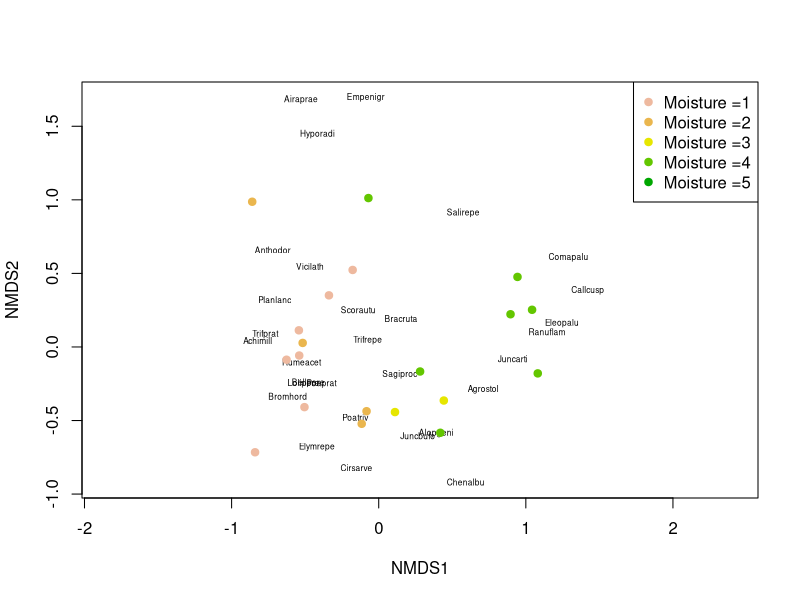
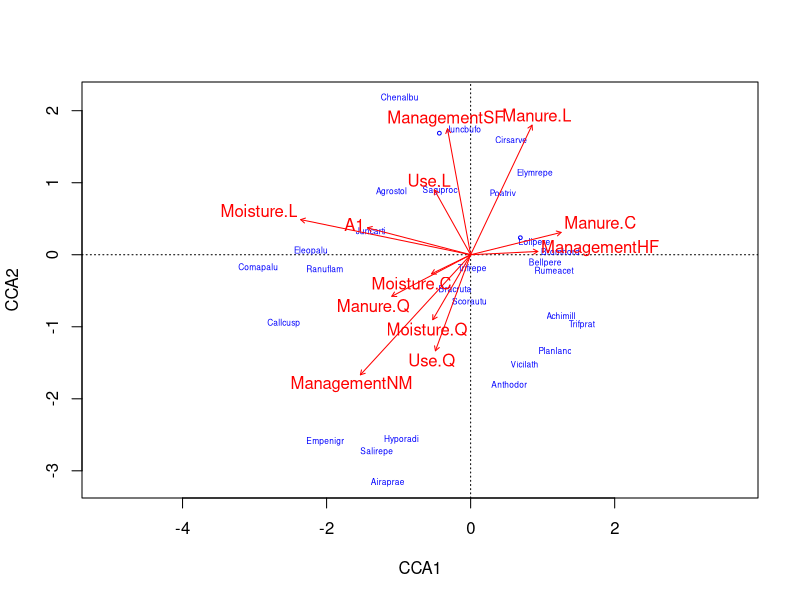
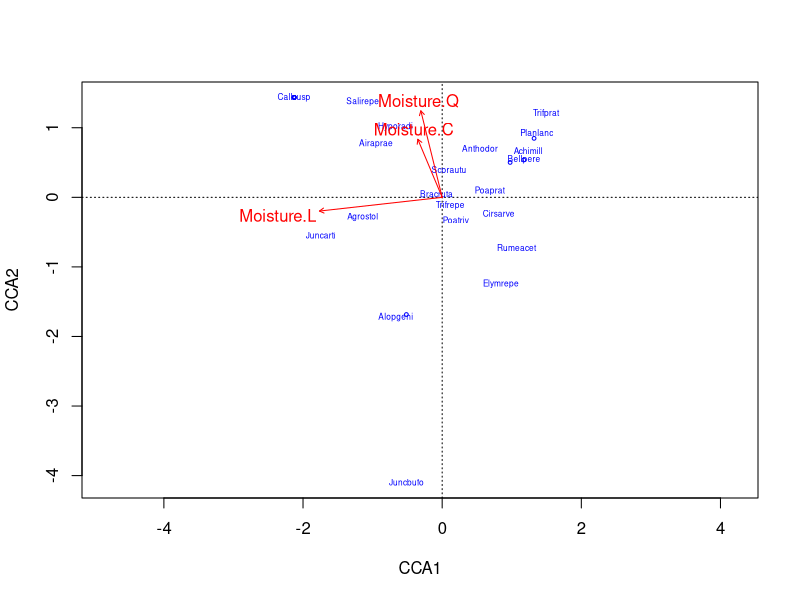
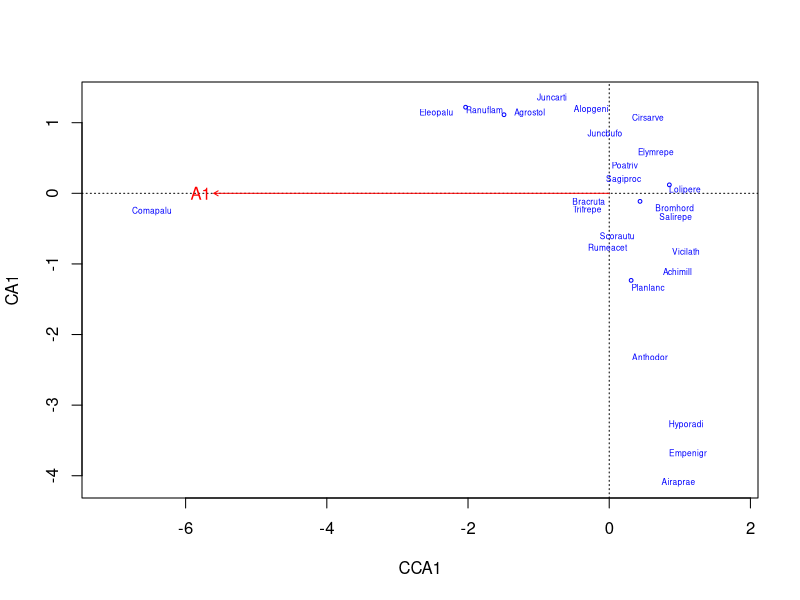
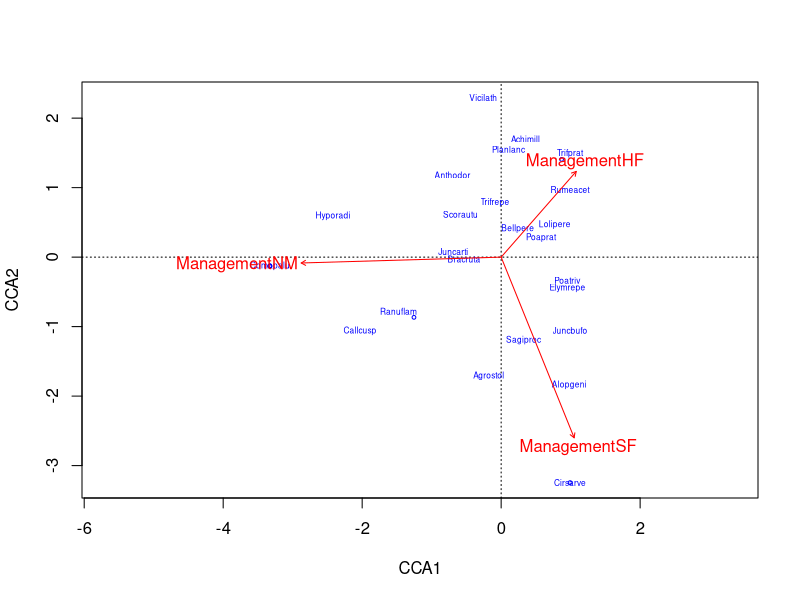
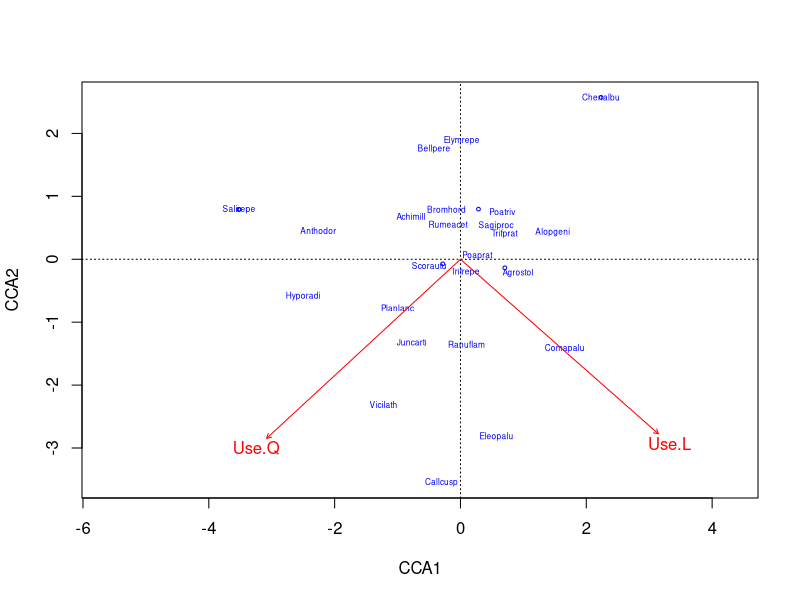
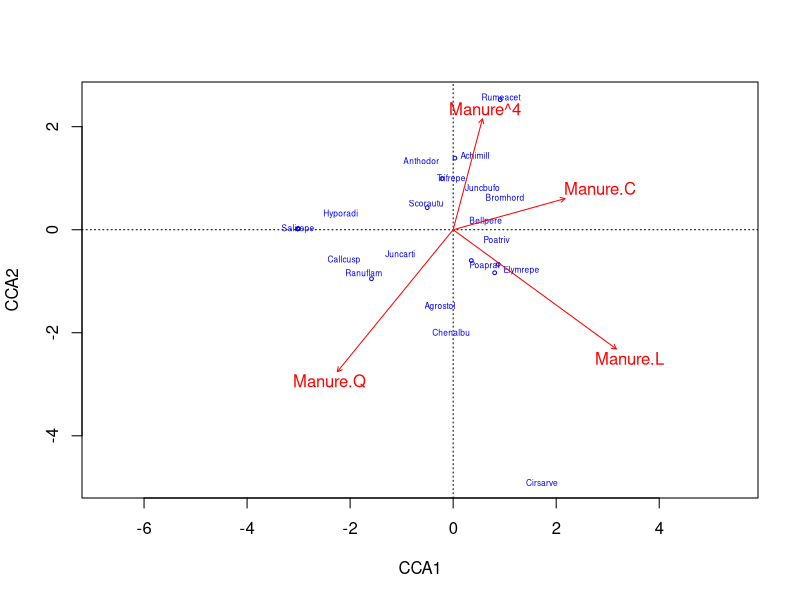

Source code (R) for these figures, in order:
## ---- chunk 1
library(vegan)
data(dune)
data(dune.env)
?dune
## ---- chunk 2
dune_mds = metaMDS(dune)
plot(dune_mds, type='n')
text(dune_mds, 'sp', cex=.5)
color_vect = rev(terrain.colors(6))[-1]
points(dune_mds, 'sites', pch=19, 
      col=color_vect[dune.env$Moisture])
legend('topright', paste("Moisture =", 1:5, sep=''), 
      col=color_vect, pch=19)
## ---- chunk 3
cca_dunes = cca(dune ~ ., dune.env)
plot(cca_dunes, type='n', scaling=1)
orditorp(cca_dunes, display='sp', cex=0.5, scaling=1, col = 'blue')
text(cca_dunes, display='bp', col = 'red')
## ---- chunk 4
cca_mois = cca(dune ~ Moisture, data = dune.env)
plot(cca_mois, type='n', scaling=1)
orditorp(cca_mois, display='sp', cex=0.5, scaling=1, col = 'blue')
text(cca_mois, display='bp', col = 'red')
## ---- chunk 5
cca_A1 = cca(dune ~ A1, data = dune.env)
plot(cca_A1, type='n', scaling=1)
orditorp(cca_A1, display='sp', cex=0.5, scaling=1, col = 'blue')
text(cca_A1, display='bp', col = 'red')
## ---- chunk 6
cca_manage = cca(dune ~ Management, data = dune.env)
plot(cca_manage, type='n', scaling=1)
orditorp(cca_manage, display='sp', cex=0.5, scaling=1, col = 'blue')
text(cca_manage, display='bp', col = 'red')
## ---- chunk 7
cca_use = cca(dune ~ Use, data = dune.env)
plot(cca_use, type='n', scaling=1)
orditorp(cca_use, display='sp', cex=0.5, scaling=1, col = 'blue')
text(cca_use, display='bp', col = 'red')
## ---- chunk 8
cca_man = cca(dune ~ Manure, data = dune.env)
plot(cca_man, type='n', scaling=1)
orditorp(cca_man, display='sp', cex=0.5, scaling=1, col = 'blue')
text(cca_man, display='bp', col = 'red')
